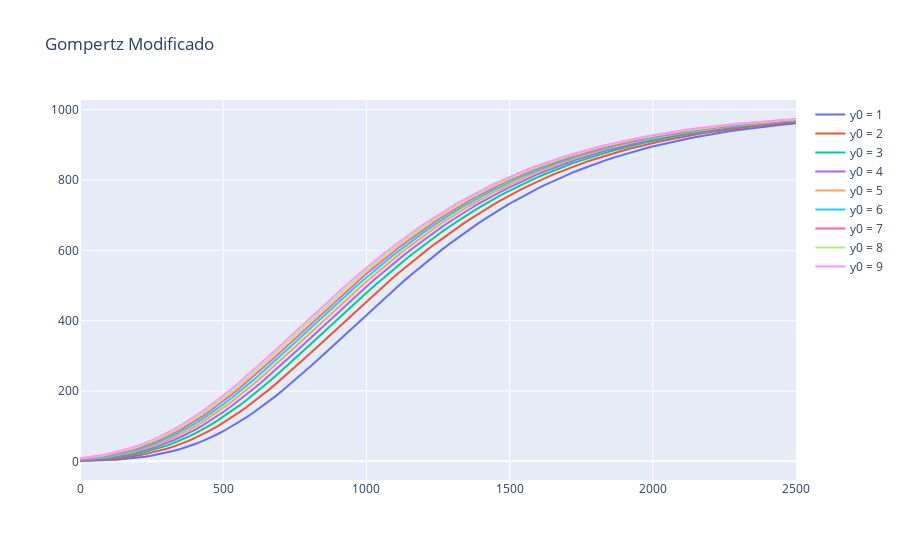

The cell this chart's notebook holds for it:
### Code cell
# Versão Modificada
r = 0.76
def Gomp_Mod(t,P):
    return (r*(np.exp(1))*np.log(K/P)*P)/K

t = np.linspace(0,2500,100)
fig = go.Figure()

for yi in range(1,10):
    sol = solve_ivp(Gomp_Mod, [0,2500], [yi], t_eval=t)
    fig.add_trace(go.Scatter(
        x = sol.t,
        y = sol.y[0],
        name=f"y0 = {yi}"
    ))

fig.update_layout(
    title= "Gompertz Modificado",
    height=500,
    template="plotly_dark")
fig.show()
